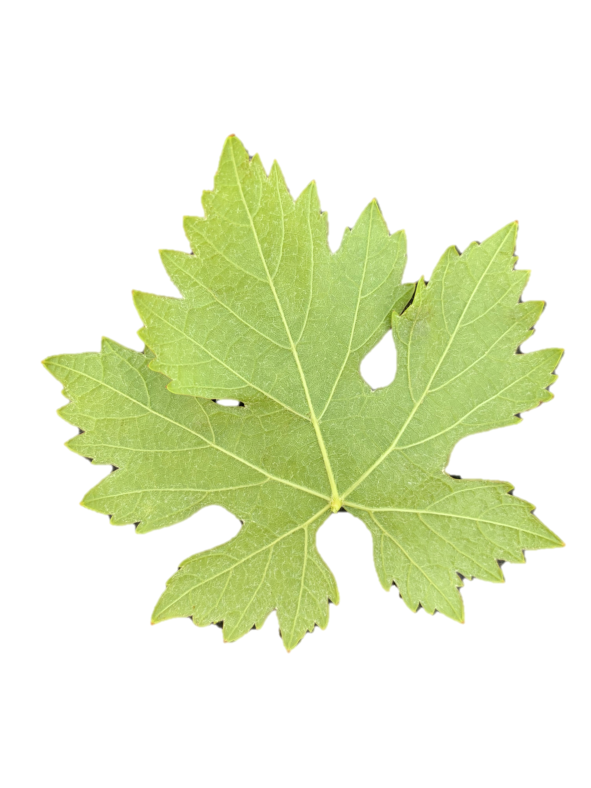
#> input picture leaf_images/Cabernet_Franc_Old/NB/Slide1.PNG, 1771 x 2362 px, given as the content of the folder leaf_images/Cabernet_Franc_Old/ORIG, which was not available (shown at 1/3 size)
$ jupyter execute --allow-errors HIUH69_ImageSegmentation_MetaLearning_final.ipynb   (shell and % lines are left out)   (older library calls are emulated)   (text cells are left out)
#> lines starting #> are read from the running program, lines starting #| are printed output that depends on the picture; after the words box and inside, x2 and y2 are one past the last pixel; in counts of white or black regions, pixels touching at a corner belong together; pictures that were not available may be replaced by others from this repository, and a replacement may not be noted
[cell 1]
import os
import cv2
import numpy as np
import pandas as pd
import datetime
import matplotlib.pyplot as plt
from mpl_toolkits.mplot3d import Axes3D
import itertools
from skimage import io
from skimage.feature import hog
from skimage import data, exposure, color, segmentation
from sklearn import model_selection
#from exif import Image
from PIL import Image
from collections import defaultdict
import operator
from skimage import feature

seed = 1234

[cell 2]
categories = os.listdir('leaf_images')
image_titles = []
for i in range(len(categories)):
    file_path = "leaf_images\\" + categories[i] + "\\ORIG"
    image_names = os.listdir(file_path)
    images_path = ["leaf_images\\" + categories[i] + "\\ORIG\\" + img for img in image_names]
    image_titles.append(images_path)
images = sum(image_titles,[])
images

[cell 3]
features = pd.DataFrame(images,columns=['image'])
features.head()

[cell 4]
def channel_mean(path):
    img = cv2.imread(path,1)
#> img is the input picture: shape (2362, 1771, 3); mean B, G, R 206.7, 238.1, 230.1
    mean = [round(img[:,:,i].mean(),2) for i in range(img.shape[-1])]
#> mean = [206.7, 238.1, 230.1]
    img_hsv = cv2.cvtColor(img,cv2.COLOR_BGR2HSV)
#> img_hsv: shape (2362, 1771, 3); mean H, S, V 12.5, 39.7, 238.1
    for i in range(3):
        mean.append(round(img_hsv[:,:,i].mean(),2))
#> after the loop, mean = [206.7, 238.1, 230.1, 12.47, 39.67, 238.1]
    return mean

def channel_std(path):
    img = cv2.imread(path,1)
    std = [round(img[:,:,i].std(),2) for i in range(img.shape[-1])]
#> std = [70.37, 26.17, 37.16]
    img_hsv = cv2.cvtColor(img,cv2.COLOR_BGR2HSV)
    for i in range(3):
        std.append(round(img_hsv[:,:,i].std(),2))
#> after the loop, std = [70.37, 26.17, 37.16, 17.76, 57.96, 26.14]
    return std

# [6 lines left out: function average_pixel_width, not called in this run]

def getImageSize(path):
    st = os.stat(path)
    return st.st_size

def getDimension(path):
    img = cv2.imread(path)
    return img.shape

#https://www.pyimagesearch.com/2015/09/07/blur-detection-with-opencv/
# [67 lines left out: functions getBlurnessScore, getExif, color_analysis, perform_color_analysis, not called in this run]

def contour_info(path):
    c_info = []
    img = cv2.imread(path,0)
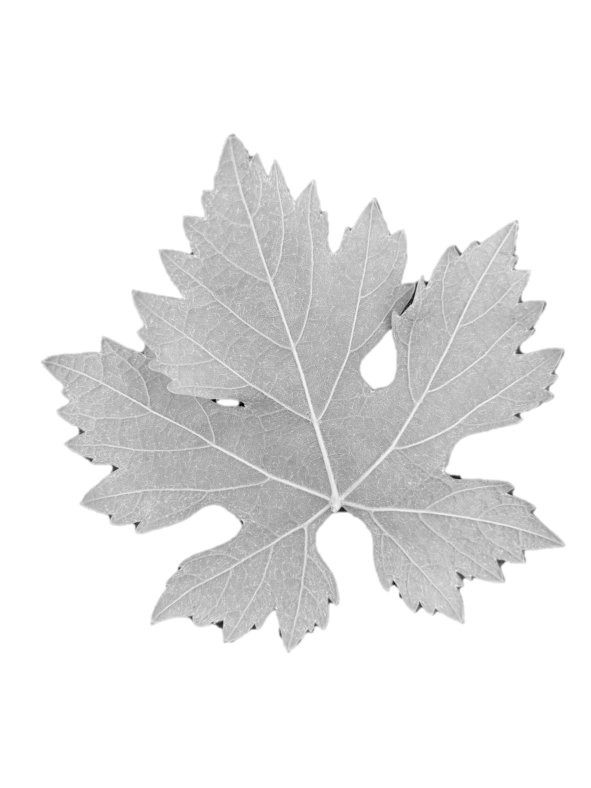
#> img: shape (2362, 1771) (shown at 1/3 size); min 0, max 255, mean 233.1
    _,thresh = cv2.threshold(img,127,255,cv2.THRESH_BINARY+cv2.THRESH_OTSU)
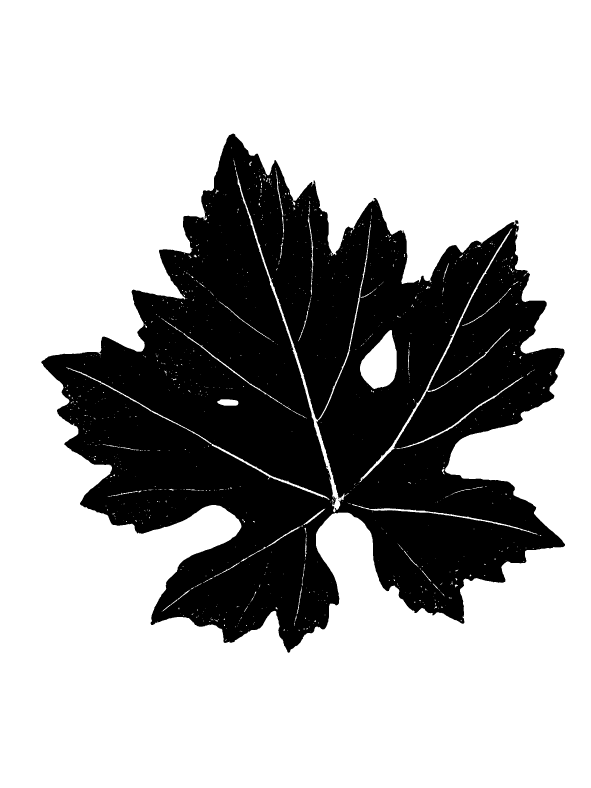
#> thresh: shape (2362, 1771) (shown at 1/3 size); 68.6% white; 5 black regions (4 under 20 px)
    all_contours,_ = cv2.findContours(thresh,cv2.RETR_TREE,cv2.CHAIN_APPROX_NONE)
#> all_contours = 1118 contours, 1061 with area under 20; largest, box (x1, y1, x2, y2) and area: (0, 0, 1771, 2362) 4178970, (123, 400, 1696, 1959) 1367844, (1080, 990, 1190, 1167) 12488, (708, 515, 1113, 1538) 8384, (1078, 685, 1537, 1447) 4991
    ext_contours,_ = cv2.findContours(thresh,cv2.RETR_EXTERNAL,cv2.CHAIN_APPROX_NONE)
#> ext_contours = 1 contour; box (x1, y1, x2, y2) and area: (0, 0, 1771, 2362) 4178970
    sorted_contours = sorted(ext_contours,key=len,reverse=True)
#> sorted_contours has the same summary as ext_contours
    c_info.append(len(all_contours))
    c_info.append(len(ext_contours))
    contour_len = [len(c) for c in sorted_contours]
#> contour_len = [8262]
    len_sum = sum(contour_len)
#> len_sum = 8262
    c_perc_len = [i/len_sum for i in contour_len]
#> c_perc_len = [1]
    c_info.append([round(c_perc_len[0],2),round(sum(c_perc_len[:5]),2),round(sum(c_perc_len[:10]),2)])
    return c_info

def sobel_whiteness(path):
    img = cv2.imread(path,0)
    sobelX = cv2.Sobel(img,cv2.CV_64F,1,0)
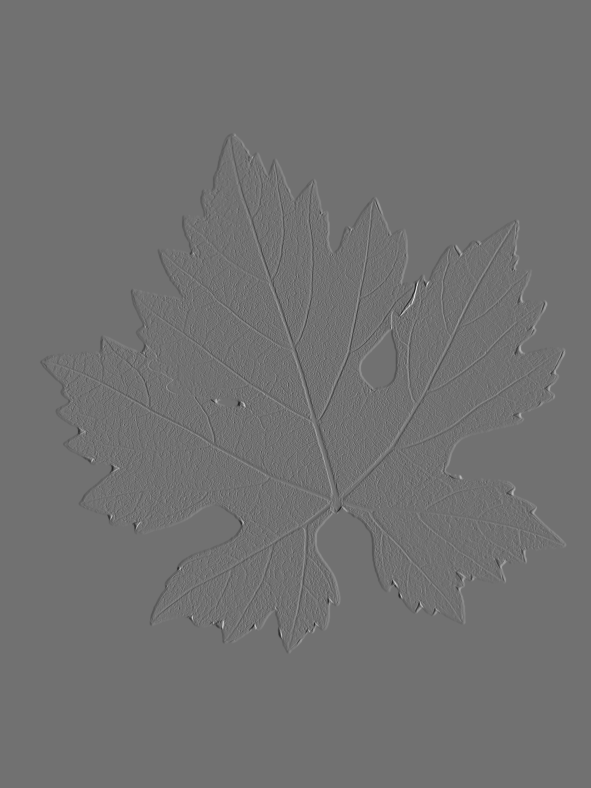
#> sobelX: shape (2362, 1771) float64 (shown at 1/3 size); min -391, max 486, mean 0; drawn with min black and max white
    sobelX = np.uint8(np.absolute(sobelX))
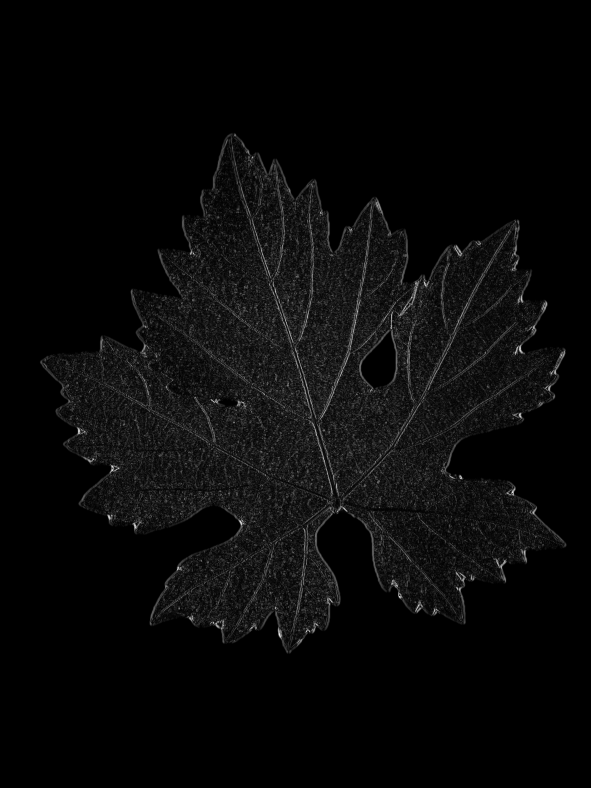
#> sobelX: shape (2362, 1771) (shown at 1/3 size); min 0, max 255, mean 9.1

    sobelY = cv2.Sobel(img,cv2.CV_64F,0,1)
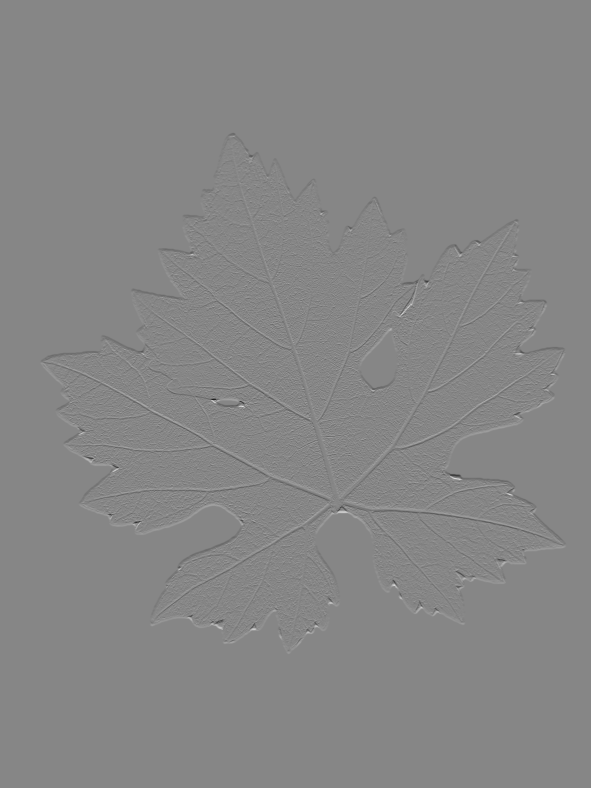
#> sobelY: shape (2362, 1771) float64 (shown at 1/3 size); min -523, max 468, mean 0; drawn with min black and max white
    sobelY = np.uint8(np.absolute(sobelY))
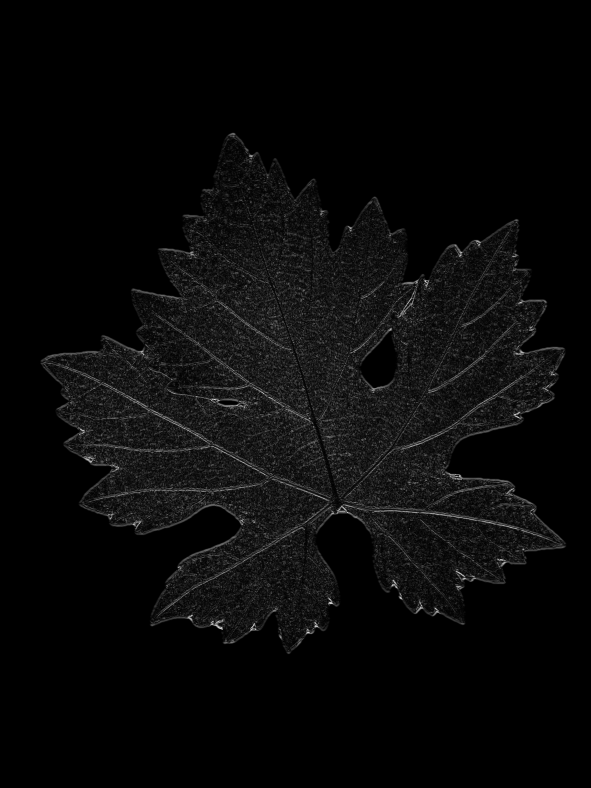
#> sobelY: shape (2362, 1771) (shown at 1/3 size); min 0, max 255, mean 9.2

    sobel = cv2.bitwise_or(sobelX,sobelY)
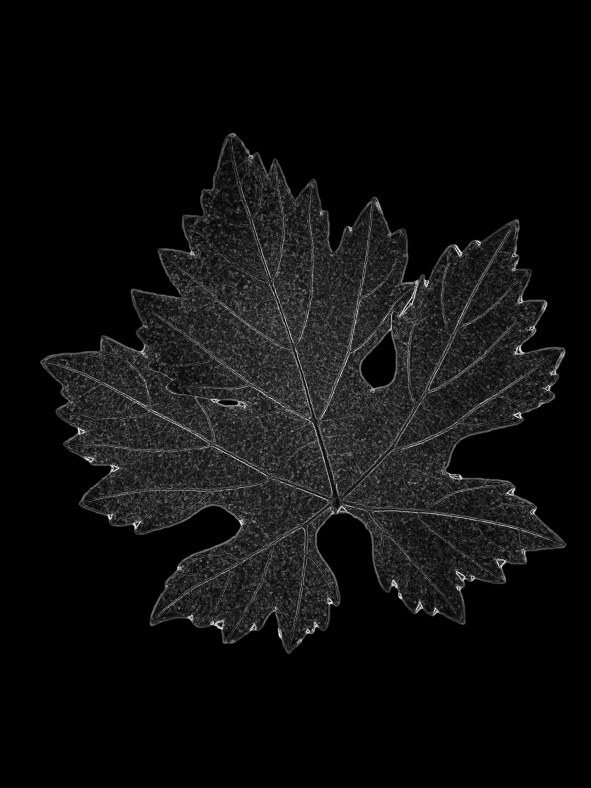
#> sobel: shape (2362, 1771) (shown at 1/3 size); min 0, max 255, mean 15.2
    sobel_white = np.sum(sobel==255)
#> sobel_white = 575
    return sobel_white

[cell 5]
features['mean'] = features['image'].apply(channel_mean)
features['mean_r'] = features['mean'].apply(lambda x: x[2])
features['mean_g'] = features['mean'].apply(lambda x: x[1])
features['mean_b'] = features['mean'].apply(lambda x: x[0])
features['mean_h'] = features['mean'].apply(lambda x: x[3])
features['mean_s'] = features['mean'].apply(lambda x: x[4])
features['mean_v'] = features['mean'].apply(lambda x: x[5])
features['std'] = features['image'].apply(channel_std)
features['std_r'] = features['std'].apply(lambda x: x[2])
features['std_g'] = features['std'].apply(lambda x: x[1])
features['std_b'] = features['std'].apply(lambda x: x[0])
features['std_h'] = features['std'].apply(lambda x: x[3])
features['std_s'] = features['std'].apply(lambda x: x[4])
features['std_v'] = features['std'].apply(lambda x: x[5])
#> (the rest of this cell did not finish here and is left out)

[cell 6]
features['c_info'] = features['image'].apply(contour_info)
features['total_cntr_cnt'] = features['c_info'].apply(lambda x: x[0])
features['ext_cntr_cnt'] = features['c_info'].apply(lambda x: x[1])
features['cnt1_perc'] = features['c_info'].apply(lambda x: x[2][0])
features['cnt1to5_perc'] = features['c_info'].apply(lambda x: x[2][1])
features['cnt1to10_perc'] = features['c_info'].apply(lambda x: x[2][2])
features.drop(['c_info'],axis=1,inplace=True)

[cell 7]
features['sobel_pw'] = features['image'].apply(sobel_whiteness)

[cell 8]
features.describe()

[cell 9]
features

[cell 10]
orig_image_titles = []
nb_image_titles = []
categories = os.listdir('leaf_images')
for i in range(len(categories)): #range(len(categories))
    orig_file_path = "leaf_images\\" + categories[i] + "\\ORIG\\"
    orig_image_names = os.listdir(orig_file_path)
    orig_images_path = ["leaf_images\\" + categories[i] + "\\ORIG\\" + img for img in orig_image_names]
#> orig_images_path = 1 item
    orig_image_titles.append(orig_images_path)
    nb_file_path = "leaf_images\\" + categories[i] + "\\NB\\"
    nb_image_names = os.listdir(nb_file_path)
    nb_images_path = ["leaf_images\\" + categories[i] + "\\NB\\" + img for img in nb_image_names]
#> nb_images_path = 4 items
    nb_image_titles.append(nb_images_path)
orig_images = sum(orig_image_titles,[])
#> orig_images = 1 item
nb_images = sum(nb_image_titles,[])
#> nb_images = 4 items
print(orig_images,'\n',nb_images)
#| ['leaf_images\\Cabernet_Franc_Old\\ORIG\\Slide1.PNG']
#|  ['leaf_images\\Cabernet_Franc_Old\\NB\\Slide1.PNG', 'leaf_images\\Cabernet_Franc_Old\\NB\\Slide10.PNG', 'leaf_images\\Cabernet_Franc_Old\\NB\\Slide3.PNG', 'leaf_images\\Cabernet_Franc_Old\\NB\\Slide4.PNG']
